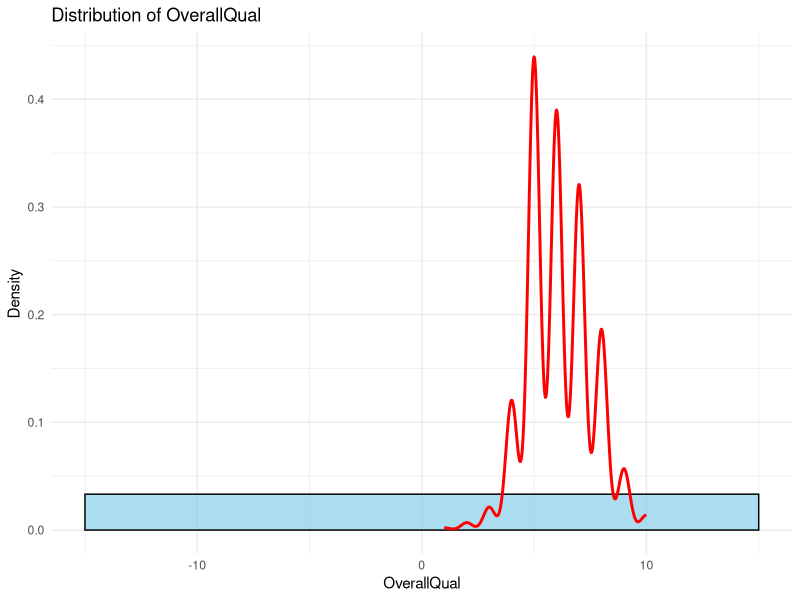
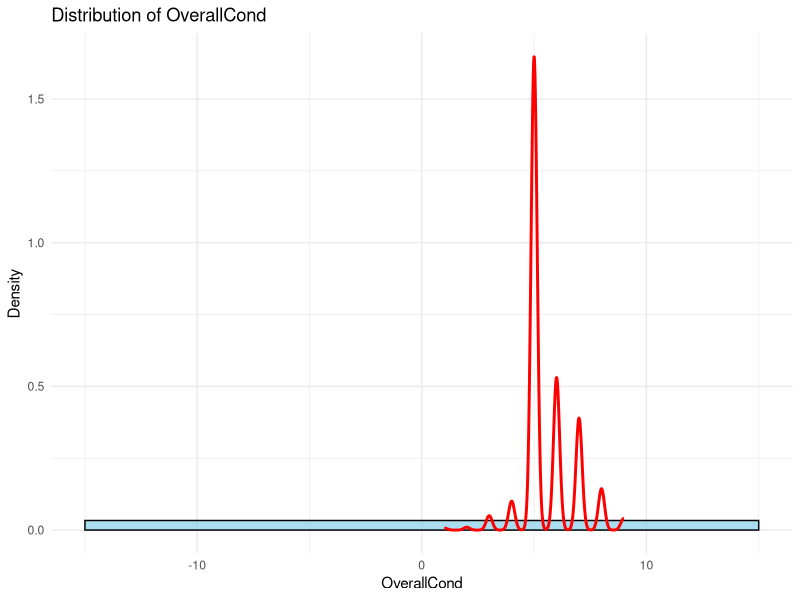
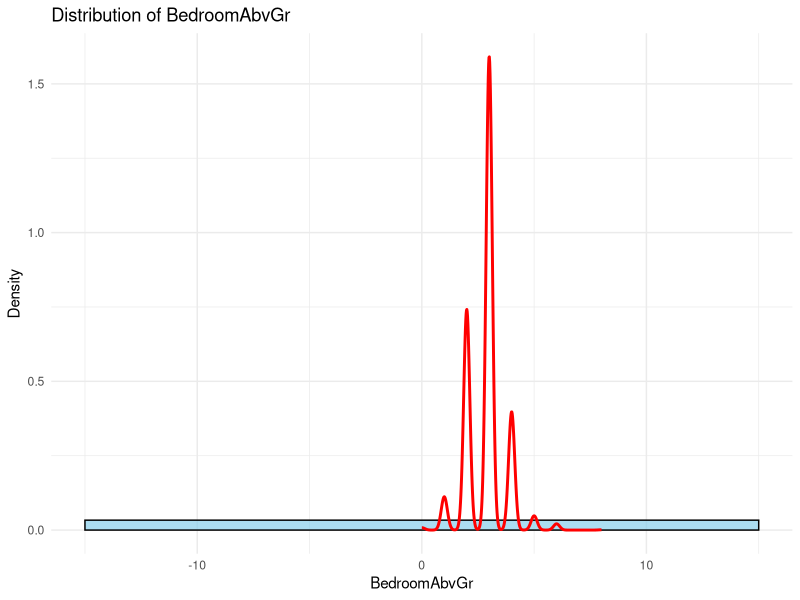
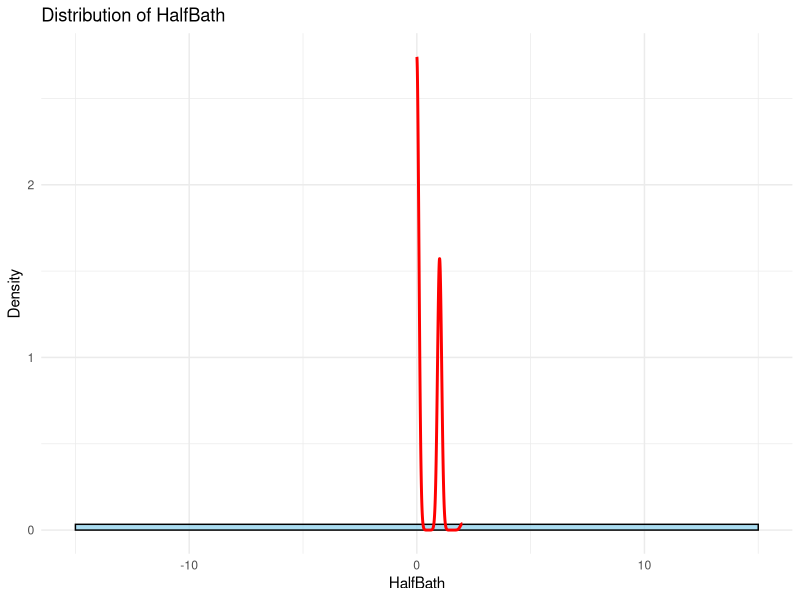
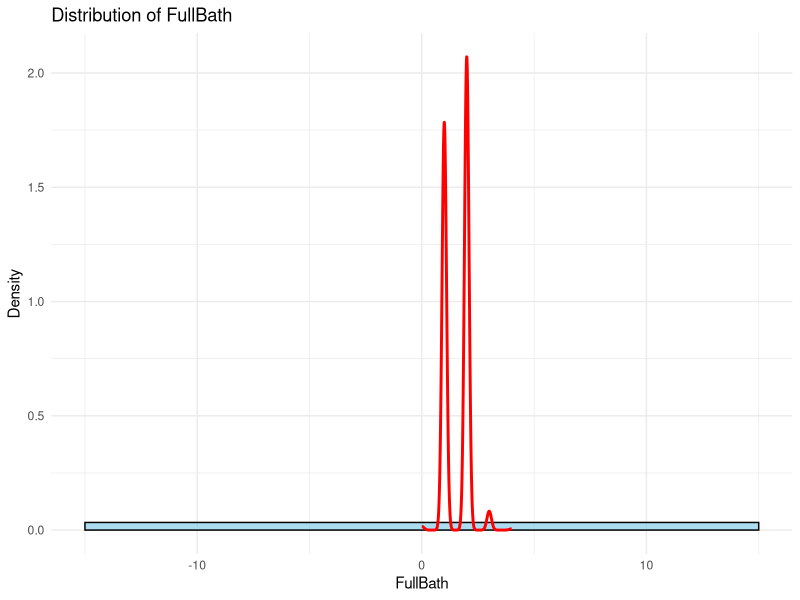
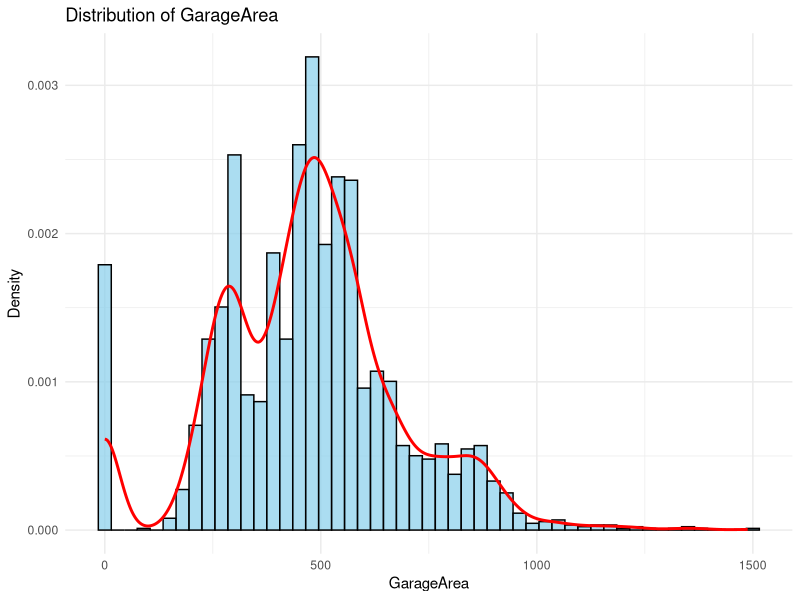
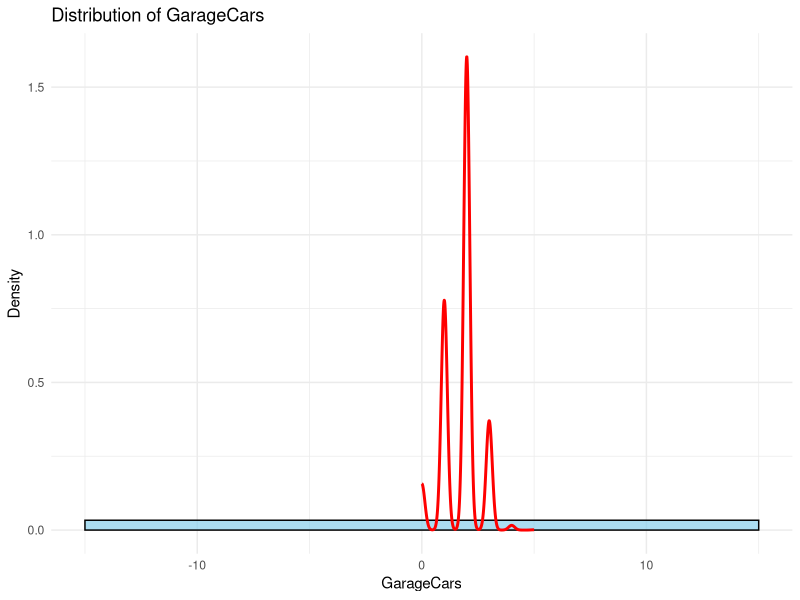
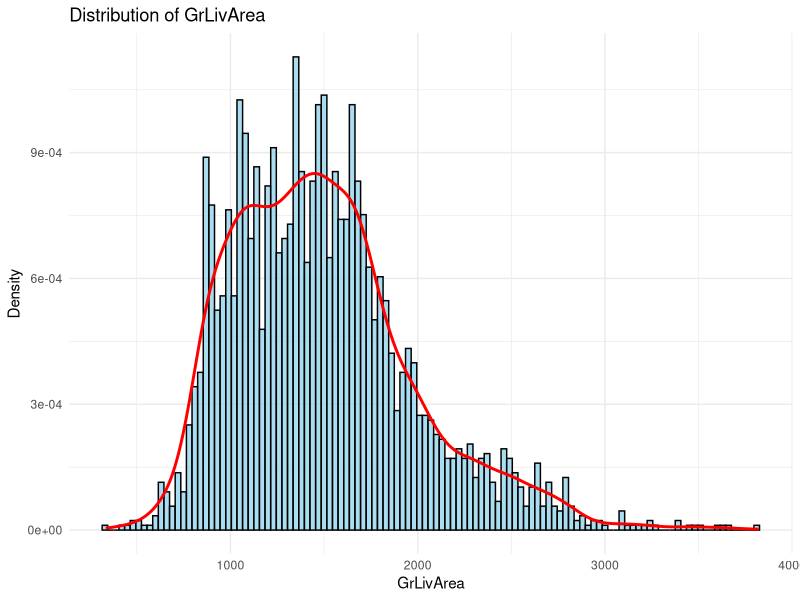

R code for these plots, in order:
## ---- chunk 1
# Load required package
library(readr)

# Read the CSV file
df <- read_csv("amesHousing2011.csv")

# Define the list of column names you're interested in
selected_columns <- c(
  "MSSubClass",
  "Neighborhood",
  "BldgType",
  "HouseStyle",
  "OverallQual",
  "OverallCond",
  "KitchenQual",
  "BedroomAbvGr",
  "HalfBath",
  "FullBath",
  "GarageArea",
  "GarageCars",
  "GrLivArea",
  "TotalBsmtSF",
  "LotArea",
  "PoolArea",
  "YearBuilt",
  "Fireplaces"
)

# Check and print whether each selected column is numerical or categorical
for (col in selected_columns) {
  if (!col %in% colnames(df)) {
    cat(col, "is NOT found in the dataset.\n")
  } else {
    col_data <- df[[col]]
    if (is.numeric(col_data)) {
      cat(col, "- Numerical\n")
    } else if (is.character(col_data) || is.factor(col_data)) {
      cat(col, "- Categorical\n")
    } else {
      cat(col, "- Other type\n")
    }
  }
}
## ---- chunk 2
# Load necessary libraries
library(readr)
library(ggplot2)
library(dplyr)

# Load the dataset
data <- read_csv("amesHousing2011.csv")

# Function to generate distribution plots for a list of numeric columns
plot_distributions <- function(data, columns) {
  for (col in columns) {
    if (is.numeric(data[[col]])) {
      print(
        ggplot(data, aes_string(x = col)) +
          geom_histogram(aes(y = ..density..), binwidth = 30, fill = "skyblue", color = "black", alpha = 0.7) +
          geom_density(color = "red", size = 1) +
          labs(
            title = paste("Distribution of", col),
            x = col,
            y = "Density"
          ) +
          theme_minimal()
      )
    } else {
      warning(paste("Skipping non-numeric column:", col))
    }
  }
}

# Example usage
columns_to_plot <- c("OverallQual", "OverallCond", "BedroomAbvGr", "HalfBath", "FullBath", "GarageArea", "GarageCars", "GrLivArea", "TotalBsmtSF", "LotArea", "PoolArea", "YearBuilt", "Fireplaces")
plot_distributions(data, columns_to_plot)
## ---- chunk 3
# Load required libraries
library(readr)   # for reading CSV files
library(dplyr)   # for data manipulation
library(tibble)  # for tidy output

# Load the dataset
ames_data <- read_csv("amesHousing2011.csv")

# Define the columns you want to analyze
columns_to_analyze <- c("OverallQual", "OverallCond", "BedroomAbvGr", "HalfBath", "FullBath", "GarageArea", "GarageCars", "GrLivArea", "TotalBsmtSF", "LotArea", "PoolArea", "YearBuilt", "Fireplaces")  # Change as needed

# Function to compute summary stats for one column
compute_stats <- function(df, col) {
  data <- df[[col]]
  tibble(
    Column = col,
    Mean = mean(data, na.rm = TRUE),
    Median = median(data, na.rm = TRUE),
    Variance = var(data, na.rm = TRUE)
  )
}

# Apply function to each column in the list and combine results
summary_table <- bind_rows(lapply(columns_to_analyze, function(col) {
  compute_stats(ames_data, col)
}))

# Print the results
print(summary_table)
## ---- chunk 4
library(readr)
library(dplyr)

# Load the dataset
df <- read_csv("amesHousing2011.csv")

# Function to compute coefficient of variation
compute_cv <- function(df, columns) {
  results <- data.frame(Column = character(), CV = numeric(), stringsAsFactors = FALSE)

  for (col_name in columns) {
    if (col_name %in% names(df) && is.numeric(df[[col_name]])) {
      mean_val <- mean(df[[col_name]], na.rm = TRUE)
      sd_val <- sd(df[[col_name]], na.rm = TRUE)
      if (mean_val != 0) {
        cv <- sd_val / abs(mean_val)
        results <- rbind(results, data.frame(Column = col_name, CV = cv))
      }
    }
  }

  results <- results %>% arrange(desc(CV))
  return(results)
}

# Columns to analyze
columns_to_analyze <- c("OverallQual", "OverallCond", "BedroomAbvGr", "HalfBath", "FullBath", "GarageArea", "GarageCars", "GrLivArea", "TotalBsmtSF", "LotArea", "PoolArea", "YearBuilt", "Fireplaces")

# Compute and print CV for each column
cv_table <- compute_cv(df, columns_to_analyze)
print(cv_table)
## ---- chunk 5
# Load required libraries
library(readr)
library(ggplot2)
library(dplyr)
library(gridExtra)

# Function to plot categorical distributions
plot_categorical_distributions <- function(df, columns) {
  plots <- list()

  for (col in columns) {
    if (col %in% names(df)) {
      if (is.character(df[[col]]) || is.factor(df[[col]])) {
        p <- ggplot(df, aes_string(x = col)) +
          geom_bar(fill = "steelblue", color = "black") +
          ggtitle(paste("Distribution of", col)) +
          theme_minimal() +
          theme(axis.text.x = element_text(angle = 45, hjust = 1))
        plots[[col]] <- p
      } else {
        warning(paste("Skipping", col, "- not a categorical column."))
      }
    } else {
      warning(paste("Column", col, "not found in the data frame."))
    }
  }

  if (length(plots) == 0) {
    message("No categorical columns to plot.")
  } else {
    # Show all plots, 2 per row
    grid.arrange(grobs = plots, ncol = 2)
  }
}

# Example usage:
df <- read_csv("amesHousing2011.csv")
cat_columns <- c("MSSubClass", "Neighborhood", "BldgType", "HouseStyle", "KitchenQual")
plot_categorical_distributions(df, cat_columns)
## ---- chunk 6
# Load required libraries
library(readr)
library(dplyr)

# Function to compute mode for a vector
get_mode <- function(x) {
  ux <- na.omit(unique(x))
  ux[which.max(tabulate(match(x, ux)))]
}

# Function to compute mode for each categorical column
compute_modes <- function(df, columns) {
  results <- data.frame(Column = character(), Mode = character(), stringsAsFactors = FALSE)

  for (col in columns) {
    if (col %in% names(df)) {
      if (is.character(df[[col]]) || is.factor(df[[col]])) {
        mode_value <- get_mode(df[[col]])
        results <- rbind(results, data.frame(Column = col, Mode = mode_value))
      } else {
        warning(paste("Skipping", col, "- not a categorical column."))
      }
    } else {
      warning(paste("Column", col, "not found in the data frame."))
    }
  }

  return(results)
}

# Example usage:
df <- read_csv("amesHousing2011.csv")
cat_columns <- c("MSSubClass", "Neighborhood", "BldgType", "HouseStyle", "KitchenQual")
mode_results <- compute_modes(df, cat_columns)
print(mode_results)
## ---- chunk 7
# Load required libraries
library(readr)
library(dplyr)

# Function to compute correlation matrix
compute_correlation_matrix <- function(df, columns, method = "pearson") {
  # Filter numeric columns only
  numeric_cols <- columns[sapply(df[columns], is.numeric)]
  
  if (length(numeric_cols) < 2) {
    stop("Need at least two numeric columns for correlation analysis.")
  }

  # Subset the data and drop rows with NAs
  data_subset <- df %>%
    select(all_of(numeric_cols)) %>%
    na.omit()

  # Compute correlation matrix
  cor_matrix <- cor(data_subset, method = method)
  return(cor_matrix)
}

# Example usage:
df <- read_csv("amesHousing2011.csv")
selected_columns <- c("OverallQual", "OverallCond", "BedroomAbvGr", "HalfBath", "FullBath", "GarageArea", "GarageCars", "GrLivArea", "TotalBsmtSF", "LotArea", "PoolArea", "YearBuilt", "Fireplaces", "SalePrice")
cor_matrix <- compute_correlation_matrix(df, selected_columns)
print(cor_matrix)
## ---- chunk 8
# Optional: Visualize correlation matrix
library(corrplot)
corrplot(cor_matrix, method = "color", addCoef.col = "black", tl.cex = 0.8)
## ---- chunk 9
# Load required libraries
library(readr)
library(GGally)
library(dplyr)

# Function to plot ggpairs for two columns
plot_ggpairs_two_columns <- function(df, col1, col2) {
  # Check if both columns exist and are numeric
  if (!(col1 %in% names(df)) || !(col2 %in% names(df))) {
    stop("One or both column names are not in the dataframe.")
  }

  if (!(is.numeric(df[[col1]]) && is.numeric(df[[col2]]))) {
    stop("Both columns must be numeric.")
  }

  # Subset and remove rows with NA
  data_subset <- df %>% select(all_of(c(col1, col2))) %>% na.omit()

  # Plot with ggpairs
  ggpairs(data_subset)
}

# Example usage:
df <- read_csv("amesHousing2011.csv")
plot_ggpairs_two_columns(df, "SalePrice", "GrLivArea")
## ---- chunk 10
# Load required libraries
library(readr)

# Function to generate cross tabulations for each unique pair of categorical columns
generate_cross_tabs <- function(df, columns) {
  # Filter to only columns that exist and are categorical
  valid_cols <- columns[columns %in% names(df) & sapply(df[columns], function(x) is.factor(x) || is.character(x))]
  
  if (length(valid_cols) < 2) {
    stop("Need at least two valid categorical columns.")
  }
  
  tab_list <- list()

  for (i in 1:(length(valid_cols) - 1)) {
    for (j in (i + 1):length(valid_cols)) {
      col1 <- valid_cols[i]
      col2 <- valid_cols[j]

      tab <- table(df[[col1]], df[[col2]])
      tab_name <- paste(col1, "vs", col2)
      cat("\n============================\n")
      cat("Cross-tabulation:", tab_name, "\n")
      print(tab)
      
      tab_list[[tab_name]] <- tab
    }
  }

  return(tab_list)
}

# Example usage:
df <- read_csv("amesHousing2011.csv")
cat_columns <- c("MSSubClass", "Neighborhood", "BldgType", "HouseStyle", "KitchenQual")
cross_tabs <- generate_cross_tabs(df, cat_columns)
## ---- chunk 11
# Load necessary libraries
library(readr)
library(dplyr)

# Load the dataset
df <- read_csv("amesHousing2011.csv")

# Define numerical and categorical columns of interest
numerical_columns <- c("OverallQual", "OverallCond", "BedroomAbvGr", "HalfBath", "FullBath",
                       "GarageArea", "GarageCars", "GrLivArea", "TotalBsmtSF", "LotArea",
                       "PoolArea", "YearBuilt", "Fireplaces")

categorical_columns <- c("MSSubClass", "Neighborhood", "BldgType", "HouseStyle", "KitchenQual")

# Convert categorical columns to factors
df <- df %>%
  mutate(across(all_of(categorical_columns), as.factor))

# Select only relevant columns + SalePrice
model_data <- df %>%
  select(SalePrice, all_of(numerical_columns), all_of(categorical_columns)) %>%
  na.omit()  # Remove rows with NA

# Build the formula: SalePrice ~ all predictors
formula_string <- paste("SalePrice ~", paste(c(numerical_columns, categorical_columns), collapse = " + "))
regression_formula <- as.formula(formula_string)

# Fit the regression model
model <- lm(regression_formula, data = model_data)

# Output the regression summary
summary(model)
## ---- chunk 12
# Load necessary libraries
library(readr)
library(dplyr)
library(stringr)

# Load the dataset
df <- read_csv("amesHousing2011.csv")

# Define columns
numeric_cols <- c("OverallQual", "OverallCond", "BedroomAbvGr", "HalfBath", "FullBath", 
                  "GarageArea", "GarageCars", "GrLivArea", "TotalBsmtSF", "LotArea", 
                  "PoolArea", "YearBuilt", "Fireplaces")

categorical_cols <- c("MSSubClass", "Neighborhood", "BldgType", "HouseStyle", "KitchenQual")

# Select and clean data
selected_cols <- c(numeric_cols, categorical_cols, "SalePrice")
model_data <- df %>%
  select(all_of(selected_cols)) %>%
  na.omit()

# Convert categorical variables to factors
model_data[categorical_cols] <- lapply(model_data[categorical_cols], factor)

# Create full model formula
full_formula <- as.formula(paste("SalePrice ~", paste(c(numeric_cols, categorical_cols), collapse = " + ")))

# Fit full model
full_model <- lm(full_formula, data = model_data)

# Extract summary
model_summary <- summary(full_model)

# Extract term names and p-values
coefs <- coef(model_summary)
p_values <- coefs[, "Pr(>|t|)"]
term_names <- names(p_values)

# Determine which terms have p-value < 0.05
significant_terms <- term_names[p_values < 0.05]

# Map indicator variables back to original categorical columns
sig_numeric <- intersect(numeric_cols, significant_terms)

sig_categorical <- categorical_cols[sapply(categorical_cols, function(cat_col) {
  any(str_detect(significant_terms, fixed(cat_col)))
})]

# Combine reduced set of predictors
reduced_predictors <- c(sig_numeric, sig_categorical)

# Print the reduced set
cat("✅ Reduced set of predictors (p < 0.05):\n")
print(reduced_predictors)

# Rebuild reduced model
reduced_formula <- as.formula(paste("SalePrice ~", paste(reduced_predictors, collapse = " + ")))
reduced_model <- lm(reduced_formula, data = model_data)

# Show summary of the reduced model
cat("\n📉 Summary of reduced model:\n")
summary(reduced_model)
## ---- chunk 13
# Load required libraries
library(readr)
library(dplyr)
library(stringr)

# Load the dataset
df <- read_csv("amesHousing2011.csv")

# Define columns
numeric_cols <- c("OverallQual", "OverallCond", "BedroomAbvGr", "HalfBath", "FullBath", 
                  "GarageArea", "GarageCars", "GrLivArea", "TotalBsmtSF", "LotArea", 
                  "PoolArea", "YearBuilt", "Fireplaces")

categorical_cols <- c("MSSubClass", "Neighborhood", "BldgType", "HouseStyle", "KitchenQual")

# Select and clean data
selected_cols <- c(numeric_cols, categorical_cols, "SalePrice")
model_data <- df %>%
  select(all_of(selected_cols)) %>%
  na.omit()

# Convert categorical variables to factors
model_data[categorical_cols] <- lapply(model_data[categorical_cols], factor)

# Build full model
full_formula <- as.formula(paste("SalePrice ~", paste(c(numeric_cols, categorical_cols), collapse = " + ")))
full_model <- lm(full_formula, data = model_data)
model_summary <- summary(full_model)

# Extract coefficients and p-values
coefs <- coef(model_summary)
p_values <- coefs[, "Pr(>|t|)"]
term_names <- names(p_values)

# Remove intercept
term_names <- term_names[term_names != "(Intercept)"]
p_values <- p_values[names(p_values) != "(Intercept)"]

# Create a data frame of term and p-value
pval_df <- data.frame(term = term_names, p_value = p_values, stringsAsFactors = FALSE)

# Map indicator terms back to original variables
map_to_original <- function(term) {
  for (cat in categorical_cols) {
    if (str_detect(term, fixed(cat))) return(cat)
  }
  return(term)
}

pval_df$original_var <- sapply(pval_df$term, map_to_original)

# For each original variable, take the smallest p-value of its indicators
reduced_df <- pval_df %>%
  group_by(original_var) %>%
  summarise(min_p = min(p_value)) %>%
  arrange(min_p)

# Select top 5 variables
top5_vars <- head(reduced_df$original_var, 5)

cat("🔍 Top 5 predictors by lowest p-value:\n")
print(top5_vars)

# Build reduced model
reduced_formula <- as.formula(paste("SalePrice ~", paste(top5_vars, collapse = " + ")))
reduced_model_5 <- lm(reduced_formula, data = model_data)

cat("\n📉 Summary of reduced model with top 5 predictors:\n")
summary(reduced_model_5)
## ---- chunk 14
plot(model)
